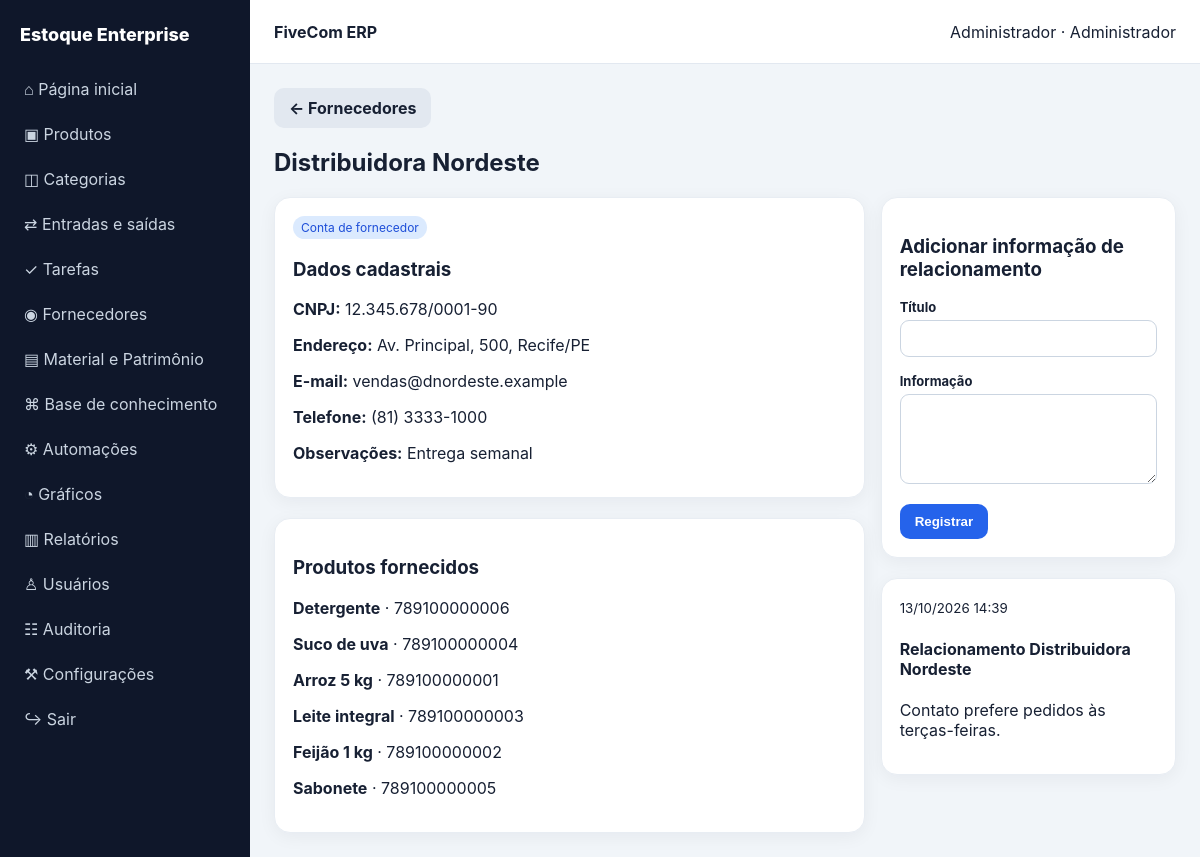
Page /suppliers/1 (signed in) on the committed database.
### app.py (models this page shows, shortened)
class Setting(db.Model):
 id=db.Column(db.Integer,primary_key=True); system_name=db.Column(db.String(120),default='FiveCom ERP'); company_name=db.Column(db.String(120),default='Estoque Enterprise'); browser_title=db.Column(db.String(120),default='FiveCom ERP'); primary_color=db.Column(db.String(20),default='#2563eb'); secondary_color=db.Column(db.String(20),default='#0f172a'); logo=db.Column(db.String(255)); login_logo=db.Column(db.String(255)); favicon=db.Column(db.String(255)); login_position=db.Column(db.String(20),default='center'); footer=db.Column(db.String(255),default='Documento gerado automaticamente pelo FiveCom ERP'); disabled_modules=db.Column(db.Text,default='')

class User(UserMixin,db.Model):
 id=db.Column(db.Integer,primary_key=True); name=db.Column(db.String(120),nullable=False); username=db.Column(db.String(80),unique=True,nullable=False); password=db.Column(db.String(255),nullable=False); role=db.Column(db.String(30),default='Operador'); active=db.Column(db.Boolean,default=True); permissions=db.Column(db.Text,default='')
 def can(self,m): return self.role=='Administrador' or m in (self.permissions or '').split(',')

class Supplier(db.Model):
 id=db.Column(db.Integer,primary_key=True); name=db.Column(db.String(150),nullable=False); document=db.Column(db.String(40)); address=db.Column(db.String(255)); email=db.Column(db.String(120)); phone=db.Column(db.String(40)); notes=db.Column(db.Text); created_at=db.Column(db.DateTime,default=datetime.now); products=db.relationship('Product',secondary=product_suppliers,back_populates='suppliers')

class Product(db.Model):
 id=db.Column(db.Integer,primary_key=True); code=db.Column(db.String(50),unique=True,nullable=False); name=db.Column(db.String(150),nullable=False); category_id=db.Column(db.Integer,db.ForeignKey('category.id')); category=db.relationship('Category'); supplier_id=db.Column(db.Integer,db.ForeignKey('supplier.id')); unit=db.Column(db.String(20),default='UN'); cost=db.Column(db.Float,default=0); price=db.Column(db.Float,default=0); stock=db.Column(db.Float,default=0); min_stock=db.Column(db.Float,default=0); max_stock=db.Column(db.Float,default=0); location=db.Column(db.String(100)); perishable=db.Column(db.Boolean,default=False); batch=db.Column(db.String(80)); manufacture_date=db.Column(db.Date); expiry_date=db.Column(db.Date); attachment=db.Column(db.String(255)); photo=db.Column(db.String(255)); active=db.Column(db.Boolean,default=True); suppliers=db.relationship('Supplier',secondary=product_suppliers,back_populates='products')

class Knowledge(db.Model):
 id=db.Column(db.Integer,primary_key=True); title=db.Column(db.String(200)); kind=db.Column(db.String(40)); content=db.Column(db.Text); supplier_id=db.Column(db.Integer,db.ForeignKey('supplier.id')); supplier=db.relationship('Supplier'); created_at=db.Column(db.DateTime,default=datetime.now)

### app.py (the view)
@app.route('/suppliers/<int:i>',methods=['GET','POST'])
@login_required
def supplier_detail(i):
 s=db.session.get(Supplier,i) or abort(404)
 if request.method=='POST':db.session.add(Knowledge(title=request.form['title'],kind='Relacionamento',content=request.form['content'],supplier=s));db.session.commit();audit('Nota adicionada ao fornecedor: '+s.name);return redirect(url_for('supplier_detail',i=i))
 return render_template('supplier_detail.html',s=s,notes=Knowledge.query.filter_by(supplier_id=i).order_by(Knowledge.created_at.desc()).all())

### app.py (called while the page is built)
@login.user_loader
def load_user(i): return db.session.get(User,int(i))

def settings():
 s=Setting.query.first()
 if not s:s=Setting();db.session.add(s);db.session.commit()
 return s

@app.context_processor
def ctx():
 s=settings(); return dict(cfg=s,module_enabled=lambda m:m not in (s.disabled_modules or '').split(','),now=datetime.now())

### templates/supplier_detail.html
{% extends 'base.html' %}{% block content %}<div class="actions"><a class="btn light" href="{{url_for('suppliers')}}">← Fornecedores</a></div><h1>{{s.name}}</h1><div class="two"><div><div class="card"><span class="badge">Conta de fornecedor</span><h3>Dados cadastrais</h3><p><b>CNPJ:</b> {{s.document or '-'}}</p><p><b>Endereço:</b> {{s.address or '-'}}</p><p><b>E-mail:</b> {{s.email or '-'}}</p><p><b>Telefone:</b> {{s.phone or '-'}}</p><p><b>Observações:</b> {{s.notes or '-'}}</p></div><br><div class="card"><h3>Produtos fornecidos</h3>{% for p in s.products %}<p><a href="{{url_for('products',category=p.category_id)}}"><b>{{p.name}}</b> · {{p.code}}</a></p>{% else %}<p>Nenhum produto associado.</p>{% endfor %}</div></div><div><form class="card" method="post"><h3>Adicionar informação de relacionamento</h3><p><label>Título</label><input name="title" required></p><p><label>Informação</label><textarea name="content" required></textarea></p><button class="btn">Registrar</button></form><br>{% for n in notes %}<div class="card"><small>{{n.created_at.strftime('%d/%m/%Y %H:%M')}}</small><h4>{{n.title}}</h4><p>{{n.content}}</p></div><br>{% endfor %}</div></div>{% endblock %}

### templates/base.html (shortened to what this page needs)
<!doctype html><html lang="pt-BR"><head><link rel="stylesheet" href="{{url_for('static',filename='style.css')}}"></head><body><aside class="sidebar" id="side"><div class="brand"><span>{{cfg.company_name}}</span></div><nav class="nav"><a href="{{url_for('home')}}">⌂ Página inicial</a>{% if module_enabled('produtos') and current_user.can('produtos') %}<a href="{{url_for('products')}}">▣ Produtos</a><a href="{{url_for('categories')}}">◫ Categorias</a>{% endif %}{% if module_enabled('movimentacoes') %}<a href="{{url_for('movements')}}">⇄ Entradas e saídas</a>{% endif %}{% if module_enabled('tarefas') %}<a href="{{url_for('tasks')}}">✓ Tarefas</a>{% endif %}{% if module_enabled('fornecedores') %}<a href="{{url_for('suppliers')}}">◉ Fornecedores</a>{% endif %}{% if module_enabled('patrimonio') %}<a href="{{url_for('assets')}}">▤ Material e Patrimônio</a>{% endif %}{% if module_enabled('conhecimento') %}<a href="{{url_for('knowledge')}}">⌘ Base de conhecimento</a>{% endif %}{% if module_enabled('automacoes') %}<a href="{{url_for('automations')}}">⚙ Automações</a>{% endif %}{% if module_enabled('graficos') %}<a href="{{url_for('charts')}}">◔ Gráficos</a>{% endif %}{% if module_enabled('relatorios') %}<a href="{{url_for('reports')}}">▥ Relatórios</a>{% endif %}{% if current_user.role=='Administrador' %}<a href="{{url_for('users')}}">♙ Usuários</a><a href="{{url_for('audits')}}">☷ Auditoria</a><a href="{{url_for('config')}}">⚒ Configurações</a>{% endif %}<a href="{{url_for('logout')}}">↪ Sair</a></nav></aside><main class="main"><header class="top"><strong>{{cfg.system_name}}</strong><span>{{current_user.name}} · {{current_user.role}}</span></header><section class="content">{% block content %}{% endblock %}</section></main></body></html>

### static/style.css (style rules this page uses)
:root { --primary:#2563eb;--secondary:#0f172a }
* { box-sizing:border-box }
body { margin:0;font-family:Inter,system-ui,Arial;background:#f1f5f9;color:#172033 }
a { text-decoration:none;color:inherit }
.sidebar { position:fixed;inset:0 auto 0 0;width:250px;background:var(--secondary);color:#fff;padding:18px 12px;overflow:auto }
.brand { display:flex;align-items:center;gap:10px;font-weight:800;font-size:18px;padding:6px 8px 20px }
.nav a { display:block;padding:11px 12px;border-radius:10px;margin:3px 0;color:#cbd5e1 }
.main { margin-left:250px;min-height:100vh }
.top { height:64px;background:#fff;display:flex;align-items:center;justify-content:space-between;padding:0 24px;border-bottom:1px solid #e2e8f0;position:sticky;top:0;z-index:5 }
.content { padding:24px;max-width:1500px;margin:auto }
.card { background:#fff;border-radius:16px;padding:18px;box-shadow:0 4px 18px #0f172a0d;border:1px solid #e8edf3 }
.btn { background:var(--primary);color:#fff;border:0;padding:10px 15px;border-radius:10px;cursor:pointer;font-weight:650 }
.btn.light { background:#e2e8f0;color:#172033 }
.actions { display:flex;gap:8px;flex-wrap:wrap }
label { font-size:13px;font-weight:700;display:block;margin-bottom:5px }
input,select,textarea { width:100%;padding:10px;border:1px solid #cbd5e1;border-radius:9px;background:#fff }
textarea { min-height:90px }
.badge { display:inline-block;padding:4px 8px;border-radius:999px;background:#dbeafe;color:#1d4ed8;font-size:12px }
.two { display:grid;grid-template-columns:2fr 1fr;gap:16px }

### rows in the picture
Setting: company_name "Estoque Enterprise", system_name "FiveCom ERP"
User: name "Administrador", role "Administrador"
Supplier: name "Distribuidora Nordeste", document "12.345.678/0001-90", address "Av. Principal, 500, Recife/PE", email "vendas@dnordeste.example", phone "(81) 3333-1000", notes "Entrega semanal"
Product: name "Detergente", code "789100000006"
Product: name "Suco de uva", code "789100000004"
Product: name "Arroz 5 kg", code "789100000001"
Product: name "Leite integral", code "789100000003"
Product: name "Feijão 1 kg", code "789100000002"
Product: name "Sabonete", code "789100000005"
Knowledge: created_at "13/10/2026 14:39", title "Relacionamento Distribuidora Nordeste", content "Contato prefere pedidos às terças-feiras."
